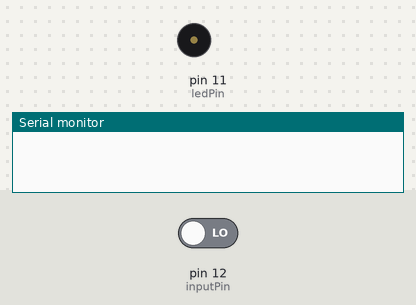
This sketch was run on a simulated Arduino Uno, built with avr-gcc and run on an emulated ATmega328P. On the bench: buzzer (waves = sounding), the last lines printed to the serial monitor. The test bench sets the inputs (shaded band); at power-on: pin 12 (inputPin) LOW.

Above: at 1.2 s.
1.3 s: pin 12 (inputPin) driven HIGH
At 2.4 s:
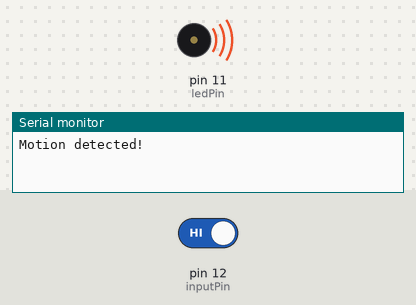
2.8 s: pin 12 (inputPin) driven LOW
At 3.5 s:
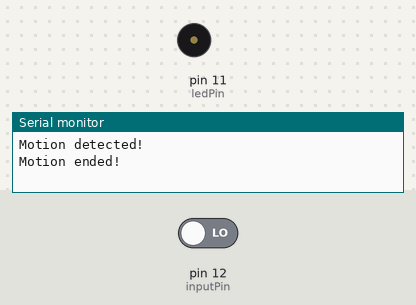
Timing chart, 0 to 5.8 s (numbered marks = the images above; inputs shaded):
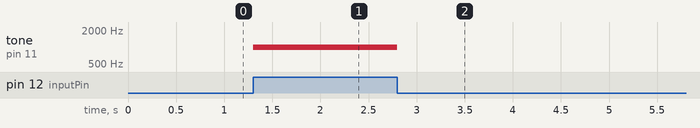

Measured:
- after the input at 1.3 s, tone on pin 11 (ledPin): silent → 1000 Hz at once
- after the input at 2.8 s, tone on pin 11 (ledPin): 1000 Hz → silent at once

The sketch:

pir.ino
```cpp
/*
 * PIR sensor tester
 */

int ledPin = 11;                // choose the pin for the LED
int inputPin = 12;               // choose the input pin (for PIR sensor)
int pirState = LOW;             // we start, assuming no motion detected
int val = 0;                    // variable for reading the pin status

void setup() {
  pinMode(ledPin, OUTPUT);      // declare LED as output
  pinMode(inputPin, INPUT);     // declare sensor as input

  Serial.begin(9600);
}

void loop(){
  val = digitalRead(inputPin);  // read input value
  if (val == HIGH) {            // check if the input is HIGH
 //   digitalWrite(ledPin, HIGH);  // turn LED ON
    if (pirState == LOW) {
      // we have just turned on
      tone(ledPin, 1000); // Send 1KHz sound signal...
      Serial.println("Motion detected!");
      // We only want to print on the output change, not state
      pirState = HIGH;
    }
  } else {
   // digitalWrite(ledPin, LOW); // turn LED OFF
    if (pirState == HIGH){
      // we have just turned of
       noTone(ledPin);     // Stop sound...
      Serial.println("Motion ended!");
      // We only want to print on the output change, not state
      pirState = LOW;
    }
  }
}
```
